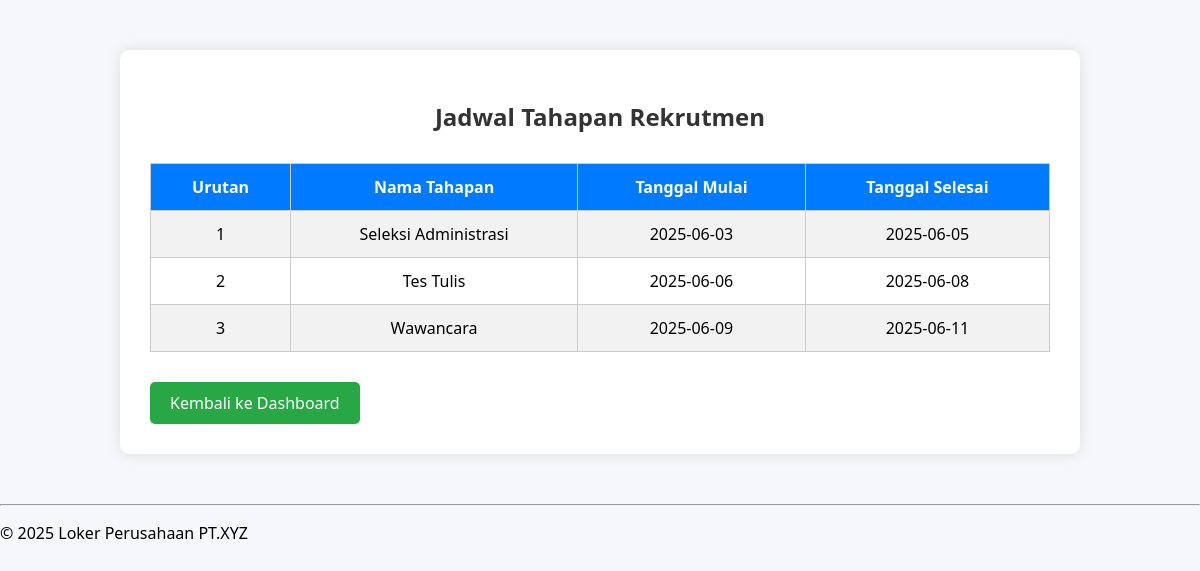
The page /loker_perusahaan/user/lihat_tahapan.php (signed in) on the database its author committed.
### tables this page shows
CREATE TABLE `detail_tahapan` (
  `id_detail` int(11) NOT NULL,
  `id_periode` int(11) DEFAULT NULL,
  `id_tahapan` int(11) DEFAULT NULL,
  `urutan` int(11) DEFAULT NULL,
  `tanggal_mulai` date DEFAULT NULL,
  `tanggal_selesai` date DEFAULT NULL
);

CREATE TABLE `tahapan` (
  `id_tahapan` int(11) NOT NULL,
  `tahapan` varchar(100) DEFAULT NULL
);

### loker_perusahaan/user/lihat_tahapan.php (the view, shortened to what this page needs)
<?php
include '../config/koneksi.php';
echo '<link rel="stylesheet" href="../assets/css/user/lihat_tahapan.css">';
?>
<div class="container">
    <h2>Jadwal Tahapan Rekrutmen</h2>
    <?php
    $query = "SELECT dt.urutan, t.tahapan AS tahapan, dt.tanggal_mulai, dt.tanggal_selesai
              FROM detail_tahapan dt
              JOIN tahapan t ON dt.id_tahapan = t.id_tahapan
              JOIN periode p ON dt.id_periode = p.id_periode
              WHERE p.status = 'aktif'
              ORDER BY dt.urutan ASC";
    $result = $koneksi->query($query);
    if ($result && $result->num_rows > 0): ?>
        <table border="1" cellpadding="10" cellspacing="0">
            <tr>
                <th>Urutan</th>
                <th>Nama Tahapan</th>
                <th>Tanggal Mulai</th>
                <th>Tanggal Selesai</th>
            </tr>
            <?php while ($row = $result->fetch_assoc()): ?>
                <tr>
                    <td><?= $row['urutan'] ?></td>
                    <td><?= htmlspecialchars($row['tahapan']) ?></td>
                    <td><?= $row['tanggal_mulai'] ?></td>
                    <td><?= $row['tanggal_selesai'] ?></td>
                </tr>
            <?php endwhile; ?>
        </table>
    <?php else: ?>
        <p>Belum ada tahapan yang tersedia untuk periode aktif.</p>
    <?php endif; ?>
    <a href="../pages/dashboard_user.php">Kembali ke Dashboard</a>
</div>
<?php include '../includes/footer.php'; ?>

### loker_perusahaan/assets/css/user/lihat_tahapan.css (style rules this page uses)
.container { max-width: 900px; margin: 50px auto; background-color: #ffffff; padding: 30px; border-radius: 10px; box-shadow: 0 0 15px rgba(0, 0, 0, 0.1); }
h2 { text-align: center; color: #333; margin-bottom: 30px; }
table { width: 100%; border-collapse: collapse; margin-bottom: 20px; }
table th, table td { border: 1px solid #ccc; padding: 12px 15px; text-align: center; }
table th { background-color: #007bff; color: #ffffff; font-weight: 600; }
table tr:nth-child(even) { background-color: #f2f2f2; }
a { display: inline-block; margin-top: 10px; text-decoration: none; padding: 10px 20px; background-color: #28a745; color: white; border-radius: 5px; transition: background-color 0.3s; }

### rows shown on the page
detail_tahapan: urutan "1", id_tahapan.tahapan "Seleksi Administrasi", tanggal_mulai "2025-06-03", tanggal_selesai "2025-06-05"
detail_tahapan: urutan "2", id_tahapan.tahapan "Tes Tulis", tanggal_mulai "2025-06-06", tanggal_selesai "2025-06-08"
detail_tahapan: urutan "3", id_tahapan.tahapan "Wawancara", tanggal_mulai "2025-06-09", tanggal_selesai "2025-06-11"
